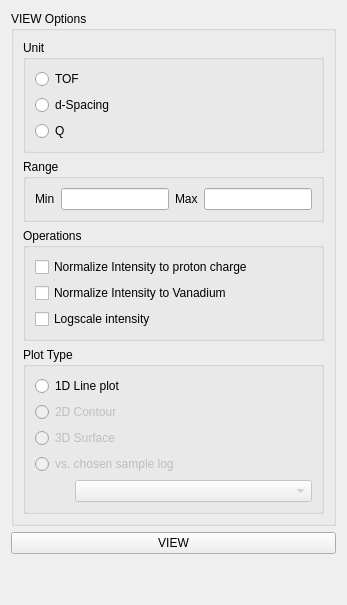
            <widget class="QWidget" name="tab_14">
             <attribute name="title">
              <string>VIEW</string>
             </attribute>
             <layout class="QGridLayout" name="gridLayout_11">
              <item row="2" column="0">
               <spacer name="verticalSpacer">
                <property name="orientation">
                 <enum>Qt::Vertical</enum>
                </property>
                <property name="sizeHint" stdset="0">
                 <size>
                  <width>20</width>
                  <height>40</height>
                 </size>
                </property>
               </spacer>
              </item>
              <item row="0" column="0">
               <widget class="QGroupBox" name="groupBox_16">
                <property name="title">
                 <string>VIEW Options</string>
                </property>
                <layout class="QVBoxLayout" name="verticalLayout_3">
                 <item>
                  <widget class="QGroupBox" name="groupBox_12">
                   <property name="title">
                    <string>Unit</string>
                   </property>
                   <layout class="QVBoxLayout" name="verticalLayout_13">
                    <item>
                     <widget class="QRadioButton" name="radioButton_viewInTOF">
                      <property name="text">
                       <string>TOF</string>
                      </property>
                     </widget>
                    </item>
                    <item>
                     <widget class="QRadioButton" name="radioButton_viewInD">
                      <property name="text">
                       <string>d-Spacing</string>
                      </property>
                     </widget>
                    </item>
                    <item>
                     <widget class="QRadioButton" name="radioButton_viewInQ">
                      <property name="text">
                       <string>Q</string>
                      </property>
                     </widget>
                    </item>
                   </layout>
                  </widget>
                 </item>
                 <item>
                  <widget class="QGroupBox" name="groupBox_20">
                   <property name="title">
                    <string>Range</string>
                   </property>
                   <layout class="QGridLayout" name="gridLayout_5">
                    <item row="0" column="0">
                     <widget class="QLabel" name="label_13">
                      <property name="text">
                       <string>Min</string>
                      </property>
                     </widget>
                    </item>
                    <item row="0" column="1">
                     <widget class="QLineEdit" name="lineEdit_minX"/>
                    </item>
                    <item row="0" column="2">
                     <widget class="QLabel" name="label_14">
                      <property name="text">
                       <string>Max</string>
                      </property>
                     </widget>
                    </item>
                    <item row="0" column="3">
                     <widget class="QLineEdit" name="lineEdit_maxX"/>
                    </item>
                   </layout>
                  </widget>
                 </item>
                 <item>
                  <widget class="QGroupBox" name="groupBox_21">
                   <property name="title">
                    <string>Operations</string>
                   </property>
                   <layout class="QVBoxLayout" name="verticalLayout_5">
                    <item>
                     <widget class="QCheckBox" name="checkBox_normaliseCurrent">
                      <property name="text">
                       <string>Normalize Intensity to proton charge</string>
                      </property>
                     </widget>
                    </item>
                    <item>
                     <widget class="QCheckBox" name="checkBox_normaliseByVanadium">
                      <property name="text">
                       <string>Normalize Intensity to Vanadium</string>
                      </property>
                     </widget>
                    </item>
                    <item>
                     <widget class="QCheckBox" name="checkBox_logScaleIntensity">
                      <property name="text">
                       <string>Logscale intensity</string>
                      </property>
                     </widget>
                    </item>
                   </layout>
                  </widget>
                 </item>
                 <item>
                  <widget class="QGroupBox" name="groupBox_3">
                   <property name="title">
                    <string>Plot Type</string>
                   </property>
                   <layout class="QVBoxLayout" name="verticalLayout_4">
                    <item>
                     <widget class="QRadioButton" name="radioButton_plotData1D">
                      <property name="text">
                       <string>1D Line plot</string>
                      </property>
                     </widget>
                    </item>
                    <item>
                     <widget class="QRadioButton" name="radioButton_plotData2D">
                      <property name="enabled">
                       <bool>false</bool>
                      </property>
                      <property name="text">
                       <string>2D Contour</string>
                      </property>
                     </widget>
                    </item>
                    <item>
                     <widget class="QRadioButton" name="radioButton_plotData3D">
                      <property name="enabled">
                       <bool>false</bool>
                      </property>
                      <property name="text">
                       <string>3D Surface</string>
                      </property>
                     </widget>
                    </item>
                    <item>
                     <widget class="QRadioButton" name="radioButton_plotDataSampleLog">
                      <property name="enabled">
                       <bool>false</bool>
                      </property>
                      <property name="text">
                       <string>vs. chosen sample log</string>
                      </property>
                     </widget>
                    </item>
                    <item>
                     <layout class="QHBoxLayout" name="horizontalLayout_6">
                      <item>
                       <spacer name="horizontalSpacer_5">
                        <property name="orientation">
                         <enum>Qt::Horizontal</enum>
                        </property>
                        <property name="sizeType">
                         <enum>QSizePolicy::Maximum</enum>
                        </property>
                        <property name="sizeHint" stdset="0">
                         <size>
                          <width>40</width>
                          <height>20</height>
                         </size>
                        </property>
                       </spacer>
                      </item>
                      <item>
                       <widget class="QComboBox" name="comboBox_xLabelLogName">
                        <property name="enabled">
                         <bool>false</bool>
                        </property>
                        <property name="sizePolicy">
                         <sizepolicy hsizetype="Preferred" vsizetype="Fixed">
                          <horstretch>0</horstretch>
                          <verstretch>0</verstretch>
                         </sizepolicy>
                        </property>
                       </widget>
                      </item>
                     </layout>
                    </item>
                   </layout>
                  </widget>
                 </item>
                </layout>
               </widget>
              </item>
              <item row="1" column="0">
               <widget class="QPushButton" name="pushButton_viewReducedData">
                <property name="toolTip">
                 <string>&lt;html&gt;&lt;head/&gt;&lt;body&gt;&lt;p&gt;Plot to the right... &lt;/p&gt;&lt;p&gt;Plot bank 1...2 to upper 1 and upper 2 &lt;/p&gt;&lt;/body&gt;&lt;/html&gt;</string>
                </property>
                <property name="text">
                 <string>VIEW</string>
                </property>
               </widget>
              </item>
             </layout>
            </widget>
